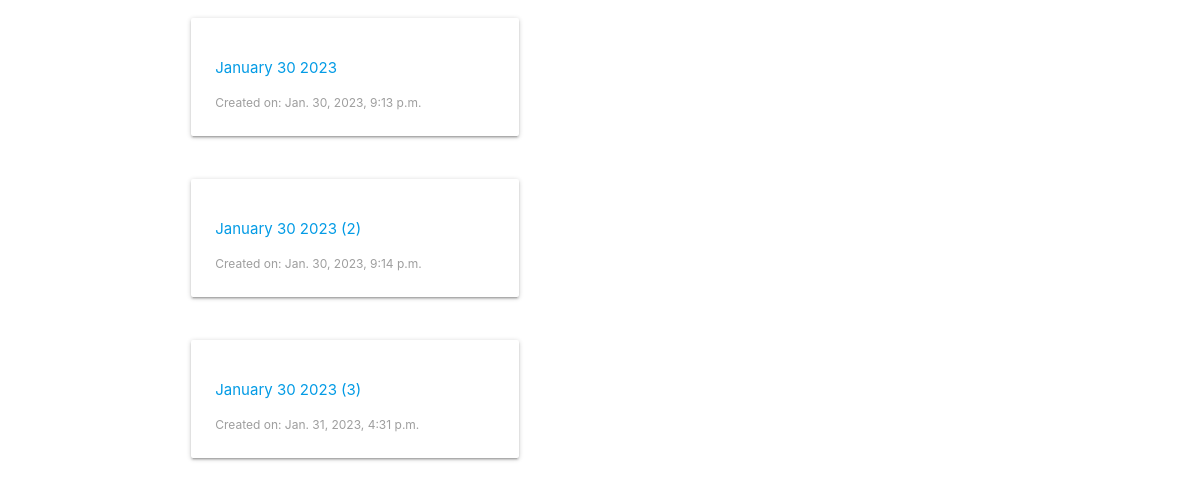
Page /groceries/ on the earlier database version.
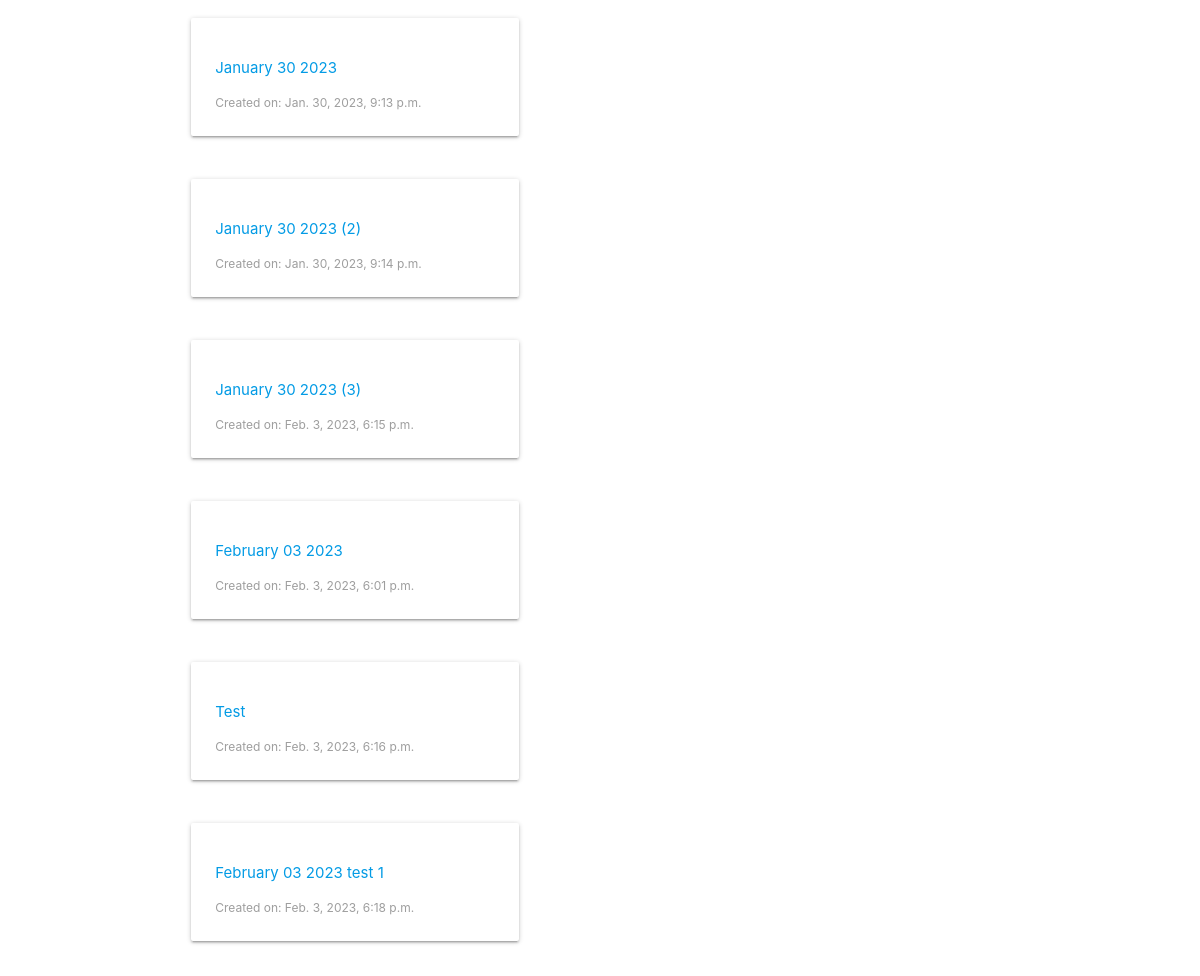
Same page on the later database version.
### grocery_lists/models.py (models this page shows)
class GroceryList(models.Model):
    name = models.CharField(max_length=100, default=default_grocery_list_name(), unique=True)
    created_on = models.DateTimeField(auto_now=True)

### grocery_lists/views.py (the view)
# urls.py: path('', views.ListGroceryListView.as_view(), name='list'),
class ListGroceryListView(ListView):
    model = GroceryList

### grocery_lists/templates/grocery_lists/grocerylist_list.html
{% extends "grocery_lists/base.html" %}
{% block content %}
{% for list in object_list %}
<div class="row">
    <div class="col s12 m5">
        <a href="{% url 'groceries:detail' list.pk %}">
            <div class="card-panel">
                <p>
                    {{list.name}}
                </p>
                <label>Created on: {{list.created_on}}</label>
            </div>
        </a>
    </div>
</div>
{% empty %}
<p>No grocery lists. <a href="create">Create one</a></p>
{% endfor %}
{% endblock %}

Differences in the rows shown:
changed GroceryList: created_on "Jan. 31, 2023, 4:31 p.m." → "Feb. 3, 2023, 6:15 p.m."
added GroceryList: name "February 03 2023", created_on "Feb. 3, 2023, 6:01 p.m."
added GroceryList: name "Test", created_on "Feb. 3, 2023, 6:16 p.m."
added GroceryList: name "February 03 2023 test 1", created_on "Feb. 3, 2023, 6:18 p.m."
